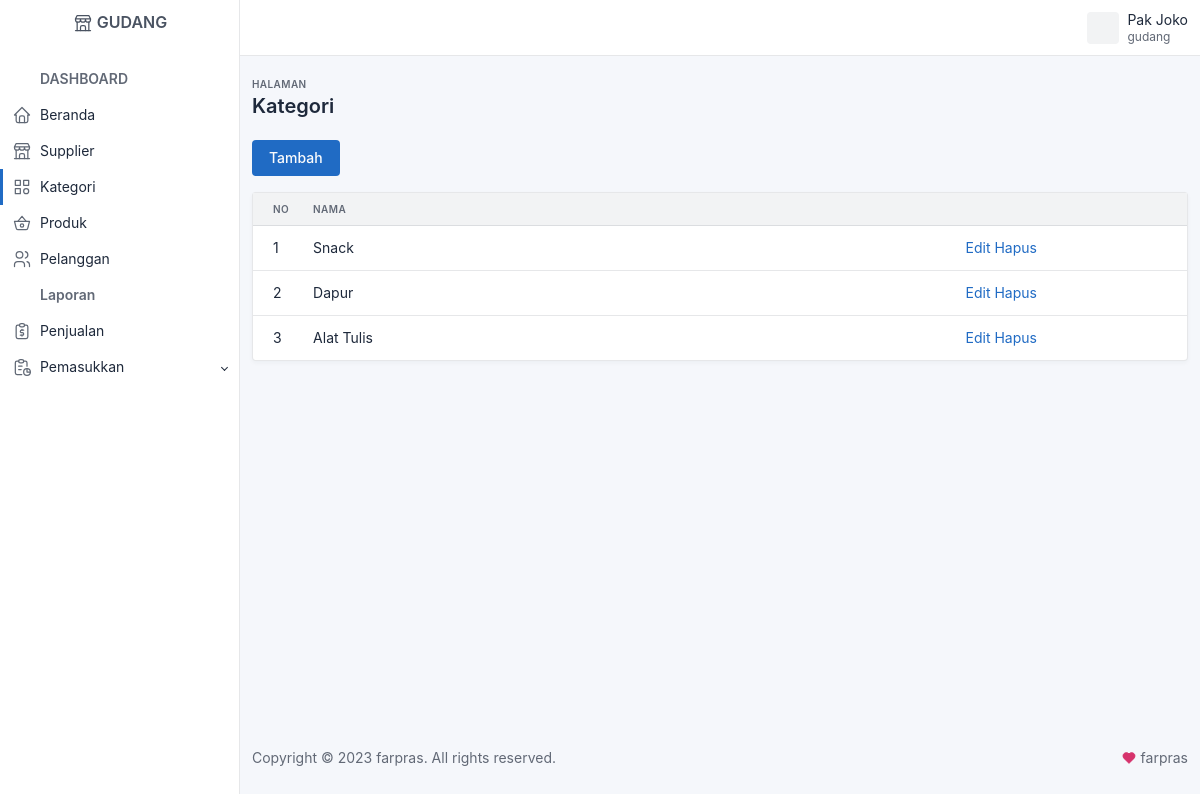
The app's page /gudang/index.php?page=kategori (signed in) with its own data.
### tables this page shows
CREATE TABLE IF NOT EXISTS `kategori` (
  `id_kategori` int(11) NOT NULL AUTO_INCREMENT,
  `id_toko` int(11) NOT NULL,
  `nama_kategori` varchar(100) NOT NULL,
  PRIMARY KEY (`id_kategori`)
);

### gudang/kategori.php (the view)
<?php
$id_toko = $_SESSION['user']['id_toko'];
$kategori = array();
$ambil = $koneksi->query("SELECT * FROM kategori WHERE id_toko='$id_toko'");
while ($tiap = $ambil->fetch_assoc()) {
    $kategori[] = $tiap;
}
?>
<div class="mb-3">
    <a href="index.php?page=kategori_tambah" class="btn btn-primary">Tambah</a>
</div>
<div class="card">
    <div class="table-responsive">
        <table class="table table-vcenter card-table">
            <thead>
                <tr>
                    <th class="w-1">No</th>
                    <th>Nama</th>
                    <th class="w-25"></th>
                </tr>
            </thead>
            <tbody>
                <?php foreach ($kategori as $key => $value) : ?>
                    <tr>
                        <td><?= $key + 1; ?></td>
                        <td><?= $value['nama_kategori']; ?></td>
                        <td>
                            <a href="index.php?page=kategori_edit&id=<?= $value['id_kategori']; ?>">Edit</a>
                            <a href="index.php?page=kategori_hapus&id=<?= $value['id_kategori']; ?>">Hapus</a>
                        </td>
                    </tr>
                <?php endforeach; ?>
            </tbody>
        </table>
    </div>
</div>

### records on screen
kategori: nama_kategori "Snack"
kategori: nama_kategori "Dapur"
kategori: nama_kategori "Alat Tulis"

### other values on screen
$_SESSION['user']['nama_user'] "Pak Joko"
$_SESSION['user']['level_user'] "gudang"
$subjudul "Kategori"
